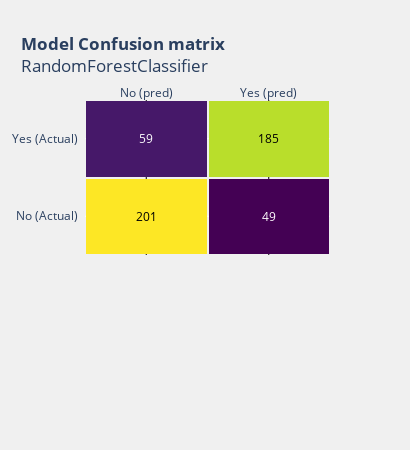

The cell this chart's notebook holds for it:
### Code cell
plot_feature_importance(rf)
plot_confusion_matrix(rf)

### Figure 1 — Plotly figure (JSON) as saved in the notebook; plotly's stock layout.template omitted (floating-point values rounded to 4 significant figures)
{"data": [{"colorscale": [[0, "#440154"], [0.1111, "#482878"], [0.2222, "#3e4989"], [0.3333, "#31688e"], [0.4444, "#26828e"], [0.5556, "#1f9e89"], [0.6667, "#35b779"], [0.7778, "#6ece58"], [0.8889, "#b5de2b"], [1, "#fde725"]], "hoverinfo": "z", "reversescale": false, "showscale": false, "type": "heatmap", "x": ["No (pred)", "Yes (pred)"], "xgap": 2, "y": ["No (Actual)", "Yes (Actual)"], "ygap": 2, "z": [[201, 49], [59, 185]]}], "layout": {"annotations": [{"font": {"color": "#000000"}, "showarrow": false, "text": "201", "x": "No (pred)", "xref": "x", "y": "No (Actual)", "yref": "y"}, {"font": {"color": "#FFFFFF"}, "showarrow": false, "text": "49", "x": "Yes (pred)", "xref": "x", "y": "No (Actual)", "yref": "y"}, {"font": {"color": "#FFFFFF"}, "showarrow": false, "text": "59", "x": "No (pred)", "xref": "x", "y": "Yes (Actual)", "yref": "y"}, {"font": {"color": "#000000"}, "showarrow": false, "text": "185", "x": "Yes (pred)", "xref": "x", "y": "Yes (Actual)", "yref": "y"}], "autosize": true, "height": 450, "margin": {"b": 195}, "paper_bgcolor": "rgba(240,240,240, 0.95)", "plot_bgcolor": "rgba(240,240,240, 0.95)", "showlegend": false, "title": {"text": "<b>Model Confusion matrix</b><br>RandomForestClassifier"}, "width": 410, "xaxis": {"dtick": 1, "gridcolor": "rgb(0, 0, 0)", "side": "top", "ticks": ""}, "yaxis": {"dtick": 1, "ticks": "", "ticksuffix": "  "}}}
